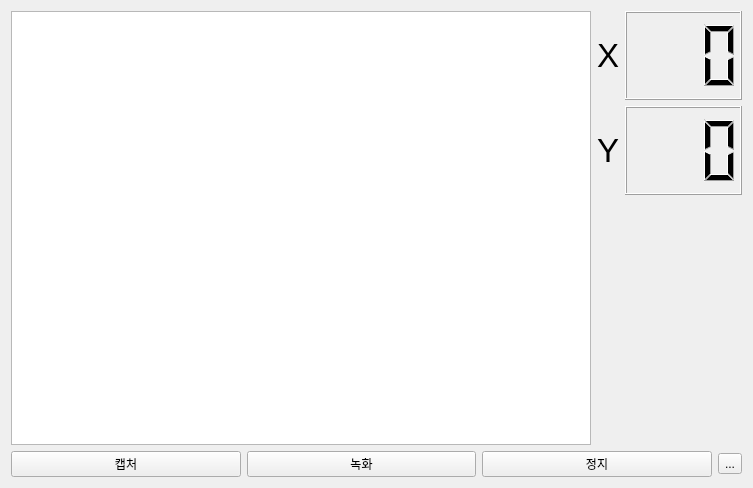
<?xml version="1.0" encoding="UTF-8"?>
<ui version="4.0">
 <class>Form</class>
 <widget class="QWidget" name="Form">
  <property name="geometry">
   <rect>
    <x>0</x>
    <y>0</y>
    <width>753</width>
    <height>488</height>
   </rect>
  </property>
  <property name="windowTitle">
   <string>Form</string>
  </property>
  <layout class="QVBoxLayout" name="verticalLayout_2">
   <item>
    <layout class="QHBoxLayout" name="horizontalLayout_3" stretch="4,1">
     <item>
      <widget class="QGraphicsView" name="graphicsView"/>
     </item>
     <item>
      <layout class="QVBoxLayout" name="verticalLayout">
       <property name="leftMargin">
        <number>0</number>
       </property>
       <property name="bottomMargin">
        <number>250</number>
       </property>
       <item>
        <layout class="QHBoxLayout" name="horizontalLayout" stretch="1,9">
         <item>
          <widget class="QLabel" name="label">
           <property name="font">
            <font>
             <pointsize>25</pointsize>
            </font>
           </property>
           <property name="text">
            <string>X</string>
           </property>
          </widget>
         </item>
         <item>
          <widget class="QLCDNumber" name="lcdNumber">
           <property name="font">
            <font>
             <pointsize>25</pointsize>
            </font>
           </property>
           <property name="digitCount">
            <number>3</number>
           </property>
          </widget>
         </item>
        </layout>
       </item>
       <item>
        <layout class="QHBoxLayout" name="horizontalLayout_2" stretch="1,9">
         <item>
          <widget class="QLabel" name="label_2">
           <property name="font">
            <font>
             <pointsize>25</pointsize>
            </font>
           </property>
           <property name="text">
            <string>Y</string>
           </property>
          </widget>
         </item>
         <item>
          <widget class="QLCDNumber" name="lcdNumber_2">
           <property name="font">
            <font>
             <pointsize>25</pointsize>
            </font>
           </property>
           <property name="digitCount">
            <number>3</number>
           </property>
          </widget>
         </item>
        </layout>
       </item>
      </layout>
     </item>
    </layout>
   </item>
   <item>
    <layout class="QHBoxLayout" name="horizontalLayout_4">
     <item>
      <widget class="QPushButton" name="pushButton_3">
       <property name="text">
        <string>캡처</string>
       </property>
      </widget>
     </item>
     <item>
      <widget class="QPushButton" name="pushButton">
       <property name="text">
        <string>녹화</string>
       </property>
      </widget>
     </item>
     <item>
      <widget class="QPushButton" name="pushButton_2">
       <property name="text">
        <string>정지</string>
       </property>
      </widget>
     </item>
     <item>
      <widget class="QToolButton" name="toolButton">
       <property name="text">
        <string>...</string>
       </property>
      </widget>
     </item>
    </layout>
   </item>
  </layout>
 </widget>
 <resources/>
 <connections/>
</ui>
